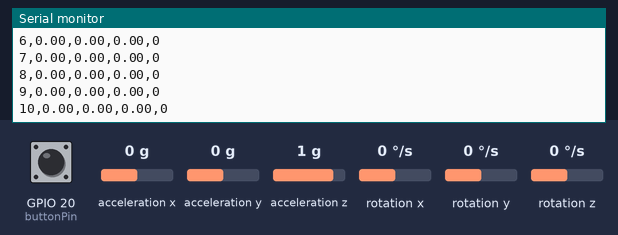
A sketch run on a simulated ESP32-C3. Parts: the last lines printed to the serial monitor. Inputs (shaded band) come from the test bench; at power-on: acceleration x 0 g, GPIO 20 (buttonPin) HIGH, acceleration y 0 g, acceleration z 1 g, rotation z 0 °/s, rotation x 0 °/s, rotation y 0 °/s. Nothing arrives over Bluetooth unless stated; a phone connects over Bluetooth LE 3 s after start.

Above: at 3.2 s.
3.3 s: acceleration x set to -1.4 g
At 3.4 s:
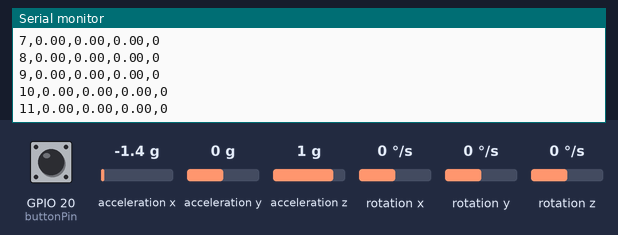
4.8 s: GPIO 20 (buttonPin) pulled LOW for 0.15 s
At 4.86 s:
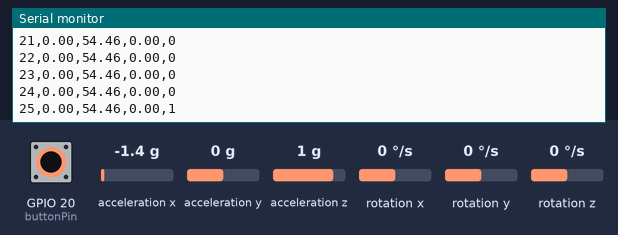
6.4 s: acceleration y set to -1.4 g
At 6.42 s:
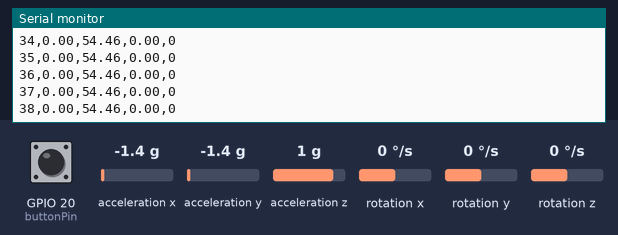
7.9 s: GPIO 20 (buttonPin) pulled LOW for 1 s
At 8.1 s:
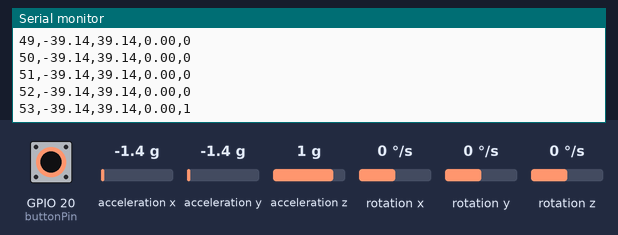
10.4 s: acceleration z set to -1.4 g
At 10.46 s:
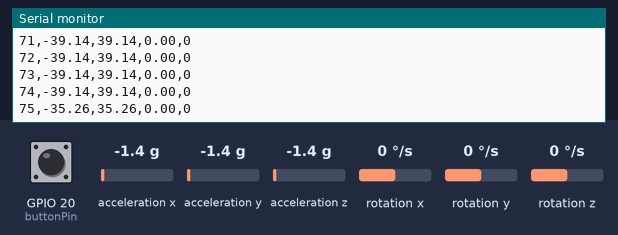
11.9 s: rotation z set to -192 °/s
At 11.91 s:
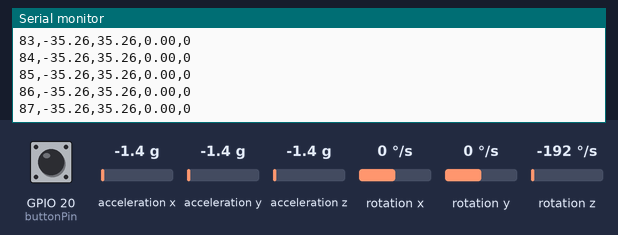
Timing chart, 0 to 14.4 s (numbered marks = the images above; inputs shaded):
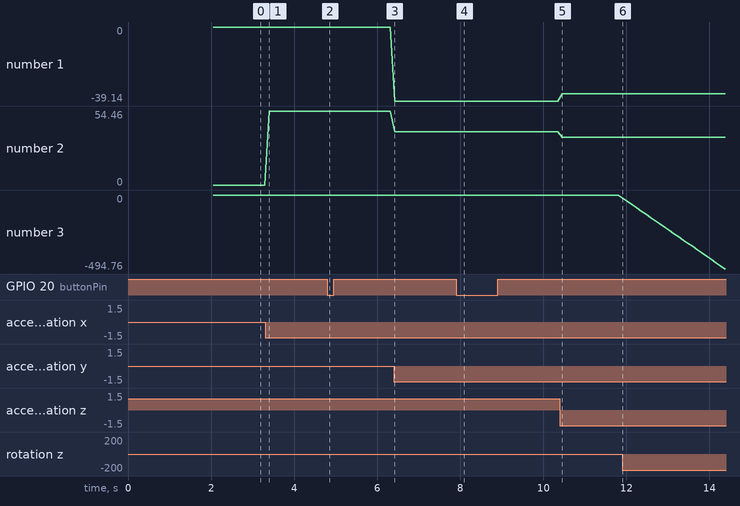

The sketch:

wand.ino
```cpp
#include <Arduino.h>
#include <BLEDevice.h>
#include <BLEServer.h>
#include <BLEUtils.h>
#include <BLE2902.h>
#include <Wire.h>
// #include <MPU6050.h>
#include <MPU6050_light.h>


#define LED 8

// BLE Service and Characteristic UUIDs
#define SERVICE_UUID "4fafc201-1fb5-459e-8fcc-c5c9c331914b"
#define CHARACTERISTIC_UUID "beb5483e-36e1-4688-b7f5-ea07361b26a8"
MPU6050 mpu(Wire);
const int buttonPin = 20;
BLEServer* pServer = nullptr;
BLECharacteristic* pCharacteristic = nullptr;
bool deviceConnected = false;
int counter = 0;
// Server callbacks to handle events
class MyServerCallbacks: public BLEServerCallbacks {
    void onConnect(BLEServer* pServer) {
      deviceConnected = true;
    };

    void onDisconnect(BLEServer* pServer) {
      deviceConnected = false;
    }
};

void setup() {
  Serial.begin(9600);
  Serial.println("Starting BLE work!");


  // Initialize the BLE device
  BLEDevice::init("ESP32-C3-BLE");

  // Create BLE Server
  pServer = BLEDevice::createServer();
  pServer->setCallbacks(new MyServerCallbacks());

  // Create BLE Service
  BLEService *pService = pServer->createService(SERVICE_UUID);

  // Create a BLE Characteristic
  pCharacteristic = pService->createCharacteristic(
                      CHARACTERISTIC_UUID,
                      BLECharacteristic::PROPERTY_READ |
                      BLECharacteristic::PROPERTY_WRITE
                    );

  // Add a descriptor to the characteristic
  pCharacteristic->addDescriptor(new BLE2902());

  // Set the initial value for the characteristic
  pCharacteristic->setValue("Hello World!");

  // Start the service
  pService->start();

  // Start advertising
  pServer->getAdvertising()->start();
  Serial.println("Waiting for a client connection...");

  Wire.begin(8, 9); // SDA, SCL based on the pinout diagram
  // mpu.initialize();

  byte status = mpu.begin();
  Serial.print(F("MPU6050 status: "));
  Serial.println(status);
  while (status != 0) { } // stop everything if could not connect to MPU6050
  Serial.println(F("Calculating offsets, do not move MPU6050"));
  delay(1000);
  mpu.calcOffsets(); // gyro and accelero
  Serial.println("Done!\n");

  pinMode(buttonPin, INPUT_PULLUP);
}

void loop() {
  // Do nothing here, everything is handled by BLE callbacks

  // if (deviceConnected) {
  //   // Do something if the device is connected
  //   ledON();
  //   delay(1000);
  //   ledOFF();
  //   delay(1000);
  // }
  // delay(1000);

  int16_t ax, ay, az, gx, gy, gz;
  bool buttonState = digitalRead(buttonPin) == LOW; // Button pressed when LOW
  mpu.update();
  // if (mpu.testConnection()) {
    //mpu.getMotion6(&ax, &ay, &az, &gx, &gy, &gz);
    // String data = String(counter)+","+String(ax) + "," + String(ay) + "," + String(az) + "," + String(gx) + "," + String(gy) + "," + String(gz) + "," + String(buttonState);
    String data = String(counter)+","+String(mpu.getAngleX())+","+String(mpu.getAngleY())+","+String(mpu.getAngleZ())+ "," + String(buttonState);
    Serial.println(data);
    delay(100);
    // Optional: Print data to Serial Monitor for debugging
    pCharacteristic->setValue(data);

    pCharacteristic->notify();
  // }
  delay(10);
  counter++;
  if (counter >= 10000){
    counter = 0;
  }


}

void ledON() {
  Serial.println("LED ON");
  digitalWrite(LED, LOW);
}

void ledOFF() {
  Serial.println("LED OFF");
  digitalWrite(LED, HIGH);
}
```

Measured:
- after the input at 4.8 s, the serial monitor: prints a new line after 0.06 s (image 2)
- after the input at 7.9 s, the serial monitor: prints a new line after 0.09 s (image 4)
- after the input at 10.4 s, the serial monitor: prints a new line after 0.06 s (image 5)
- plotted number 1: 0 → -39.14 after the input at 6.4 s, -39.14 → -35.26 after the input at 10.4 s
- plotted number 2: 0 → 54.46 after the input at 3.3 s, 54.46 → 39.14 after the input at 6.4 s, 39.14 → 35.26 after the input at 10.4 s
- plotted number 3: 0 → -494.76 after the input at 11.9 s
